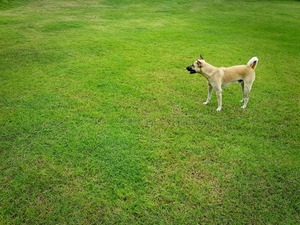
#> input picture assignment3/dog.jpg, 300 x 225 px, found by its file name
$ jupyter execute --allow-errors ass1.ipynb   (shell and % lines are left out)
#> lines starting #> are read from the running program, lines starting #| are printed output that depends on the picture
[cell 1]
from PIL import Image
import numpy as np
import math
from scipy import signal
import cv2
# from IPython.display import Image

[cell 2]
def boxfilter(n):
  assert n % 2 == 1
  return np.full((n, n), 1/n/n)
print(boxfilter(3))
# print(boxfilter(4))
print(boxfilter(5))

[cell 3]
def gauss1d(sigma):
  n = round(sigma*6) if round(sigma*6) % 2 == 1 else round(sigma*6) + 1
  a = np.arange(-n//2 + 1, n//2 + 1)
  # print(a)
  a = np.exp(- a**2 / (2*sigma**2))
  # print(a)
  a = a/a.sum()
  # print(a)
  # print(a.sum())
  # print('next')
  return a
print(gauss1d(0.3))
print(gauss1d(0.5))
print(gauss1d(1))
print(gauss1d(2))

[cell 4]
def gauss2d(sigma):
  a = gauss1d(sigma)[np.newaxis]
  # print(a)
  at = np.transpose(a)
  # print(at)
  a = signal.convolve2d(a, at)
  return a
print(np.array2string(gauss2d(0.5)))
print(np.array2string(gauss2d(1)))

[cell 5]
# replace with manual
def convolve2d_manual(array, filter):
  output = np.zeros_like(array)
  (k, k) = filter.shape
  # print(k)
  zero_pad_amount = k // 2
  # print(array)
  array = np.pad(array, zero_pad_amount, mode='constant')
  # print(array)
  padded_image = Image.fromarray(array.astype('uint8'))
  # display(padded_image)
  # This method returns an image of the same size as the input image,
  # output can be adjusted and offset to return an image wit hthe padding needed for the filter
  for i in range(len(array)):
    for j in range(len(array[0])):
      submatrix = array[i:i+k, j:j+k]
      if (submatrix.shape == filter.shape):
        output[i, j] = np.sum(np.multiply(submatrix, filter))
  return output
  # return signal.convolve2d(array, filter)

def gaussconvolve2d_manual(array, sigma):
  filter = gauss2d(sigma)
  return convolve2d_manual(array, filter)

[cell 6]
# from google.colab import files
# uploaded = files.upload()

[cell 7]
img_as_image = Image.open('dog.jpg')
#> img_as_image is the input picture: PIL image 300x225 RGB; mean R, G, B 108.3, 140.3, 45.3
img_as_image = img_as_image.convert('L')
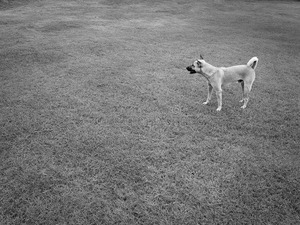
#> img_as_image: PIL image 300x225 L; min 1, max 250, mean 119.9
display(img_as_image)
img = np.asarray(img_as_image)
# print(img)
import time
t1 = time.time()
img_gaus = gaussconvolve2d_manual(img, 3)
#> in convolve2d_manual, `array = np.pad(array, zero_pad_amount, mode='constant')`:
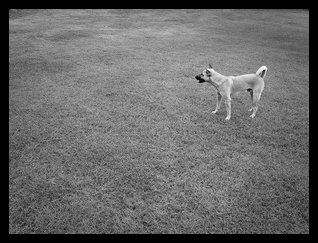
#> array: shape (243, 318); min 0, max 250, mean 104.7
#> after the loop in convolve2d_manual, `for i in range(len(array)):`:
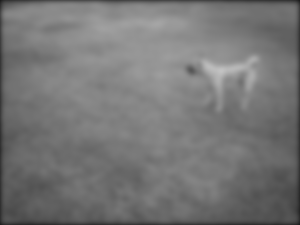
#> output: shape (225, 300); min 27, max 194, mean 117.5
print('Duration manual: ', time.time() - t1)
# print(img_gaus)
print(img_gaus.shape)
#| (225, 300)
img_gaus = Image.fromarray(img_gaus.astype('uint8'))
display(img_gaus)

[cell 8]
def gaussconvolve2d_scipy(array, sigma):
#> called with sigma = 3
    filter = gauss2d(sigma)
    # print(filter.shape)
    # print(array.shape)
    return signal.convolve2d(array, filter)
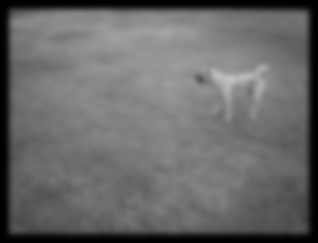
#> returned value: shape (243, 318) float64; min 8.32e-05, max 194.6, mean 104.7
    return signal.correlate2d(array, filter, 'same')
    # the reason that these two are the same is because the filter is 180 degrees symmetric, which means convolution and correlation are the same

[cell 9]
import time
t2 = time.time()
img_convolve_scipy = gaussconvolve2d_scipy(img, 3)
print('Duration scipy: ', time.time() - t2)
display(img_as_image)
img_convolve_scipy_image = Image.fromarray(img_convolve_scipy.astype('uint8'))
display(img_convolve_scipy_image)

$ run again, with assignment3/bayer.jpg copied over assignment3/dog.jpg
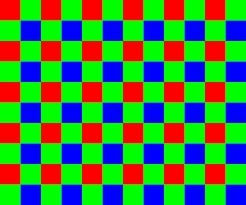
#> input picture assignment3/bayer.jpg, 246 x 205 px, found by its file name
#> img_as_image is the input picture: PIL image 246x205 RGB; mean R, G, B 66.7, 130.1, 66
#> img_as_image: PIL image 246x205 L
#> after the loop in convolve2d_manual, `for i in range(len(array)):`:
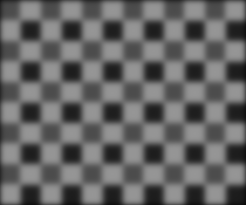
#> output: shape (205, 246); min 9, max 150, mean 101.2
#| (205, 246)
#> in gaussconvolve2d_scipy, `return signal.convolve2d(array, filter)`:
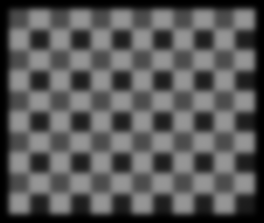
#> returned value: shape (223, 264) float64; min 6.35e-05, max 150.2, mean 88.9
